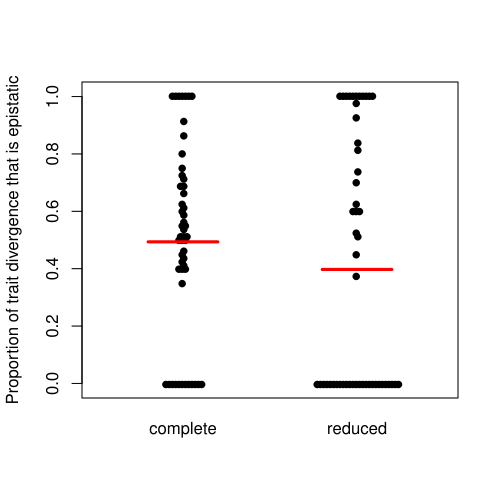

R code for this plot:
# script for complete_cohorts vs reduced_cohorts

# dat is complete_cohorts_results.csv + reduced_cohorts_results.csv 
# + complete_cohorts_results.csv2 + reduced_cohorts_results.csv2 (put together manually)
dat <- read.csv("../results/all.cohort.results.csv")
dat <- replace(dat, is.na(dat), 0)

# ggplot version of figure  
library(ggplot2)
ggplot(dat, aes(cohorts, epi)) + geom_jitter(width = 0.2) + theme_bw() + 
  theme(axis.line = element_line(color='black'), 
        plot.background = element_blank(),
        panel.grid.major = element_blank(),
        panel.grid.minor = element_blank(),
        panel.border = element_rect(colour = "black", fill=NA, size=1),
        axis.text.x=element_text(size=12),
        axis.text.y=element_text(size=10),
        axis.title.y=element_text(vjust=3)) +
  stat_summary(fun = "mean", fun.min = "mean", fun.max="mean", geom = "crossbar",
               width = .5, color = "red") + xlab("") + 
  ylab("Proportion of trait divergence that is epistatic")


#beeswarm version of figure
library(beeswarm)
beeswarm(dat$epi~dat$cohorts,
         method = "hex",
         pch=16,
         corral = "gutter",
         xlab = "",
         ylab = "Proportion of trait divergence that is epistatic")
mucomp <- mean(dat$epi[dat$cohorts=="complete"])
mured <- mean(dat$epi[dat$cohorts=="reduced"])
lines(x=c(.8,1.2), y=rep(mucomp, 2), lwd=3, col="red")
lines(x=c(1.8,2.2), y=rep(mured, 2), lwd=3, col="red")


      
